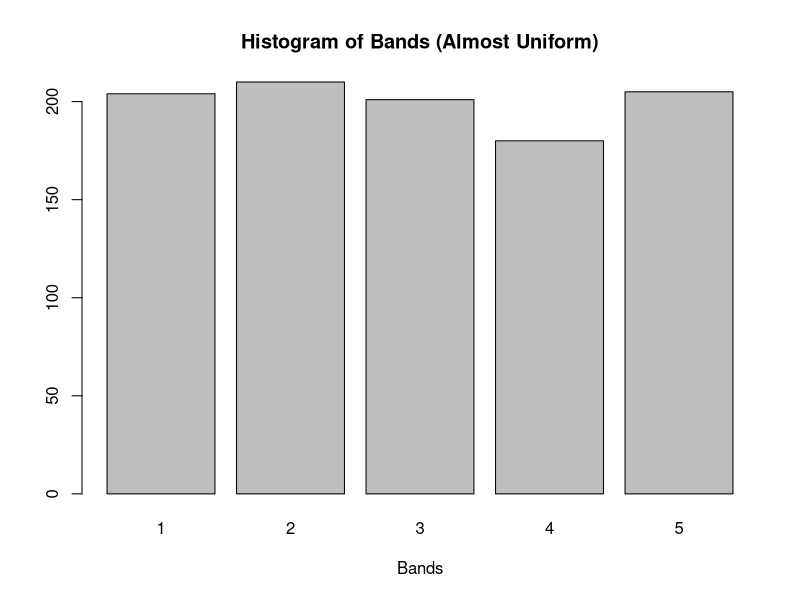
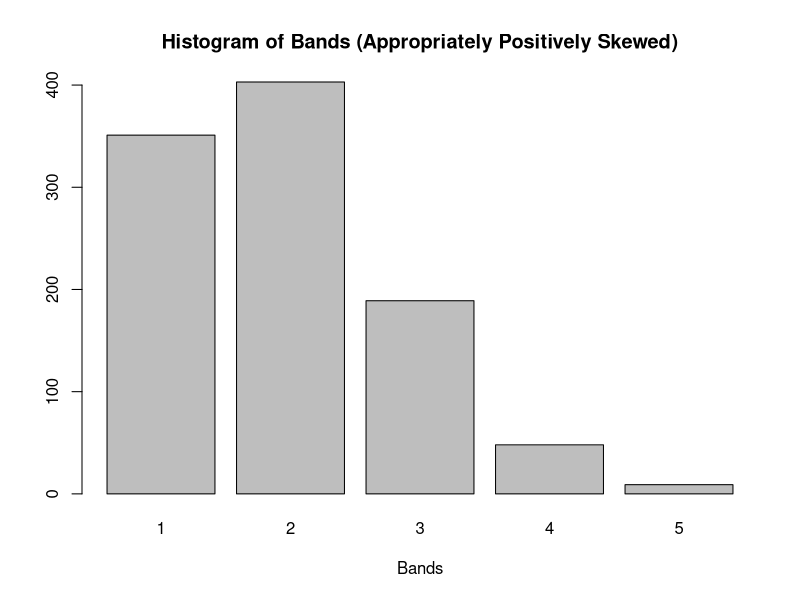
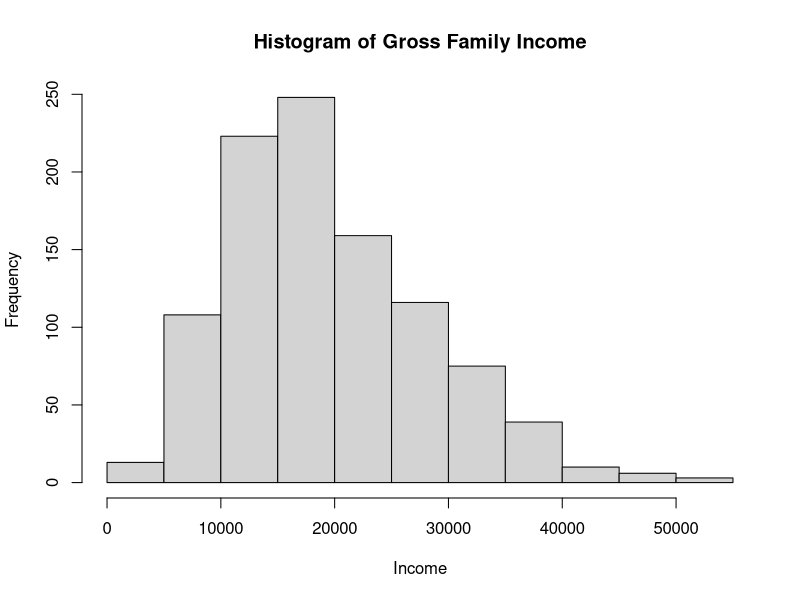
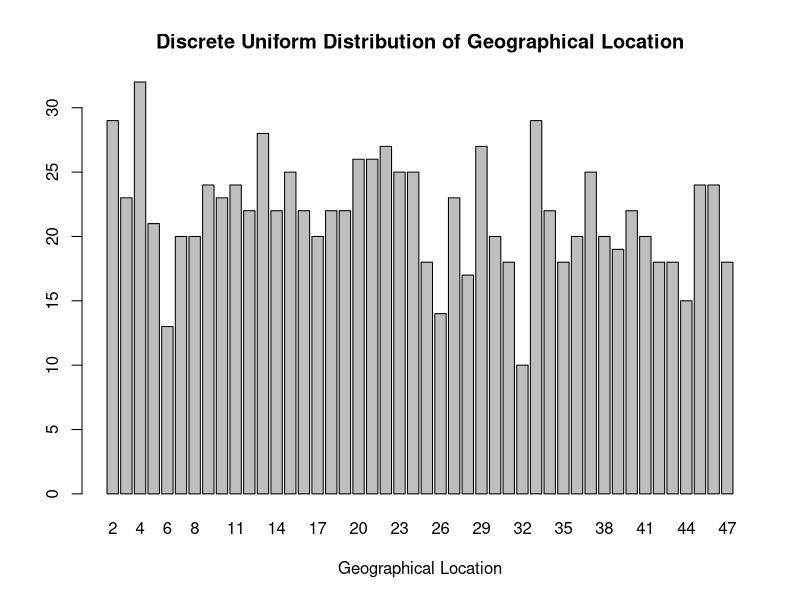
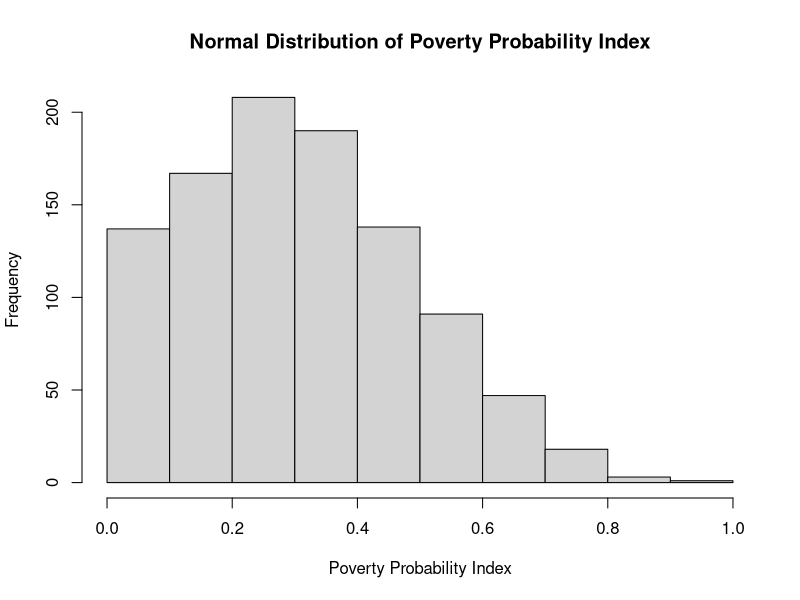
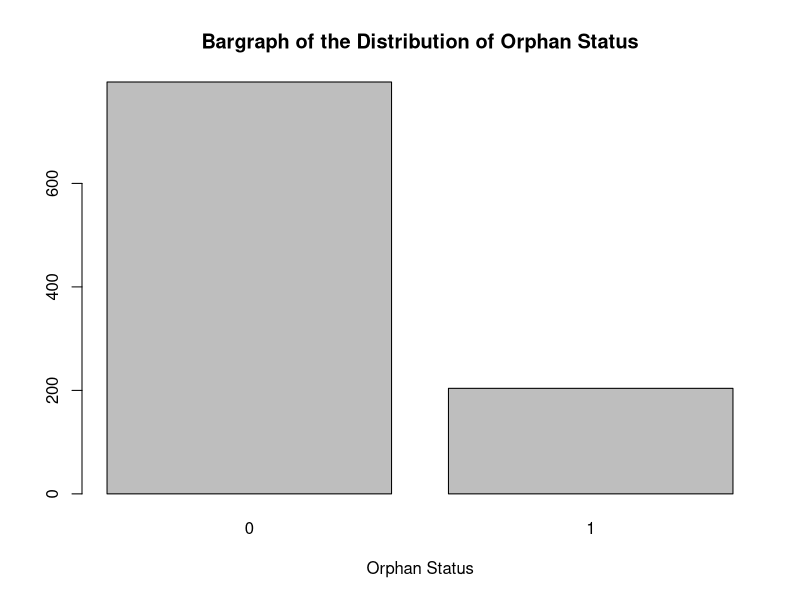
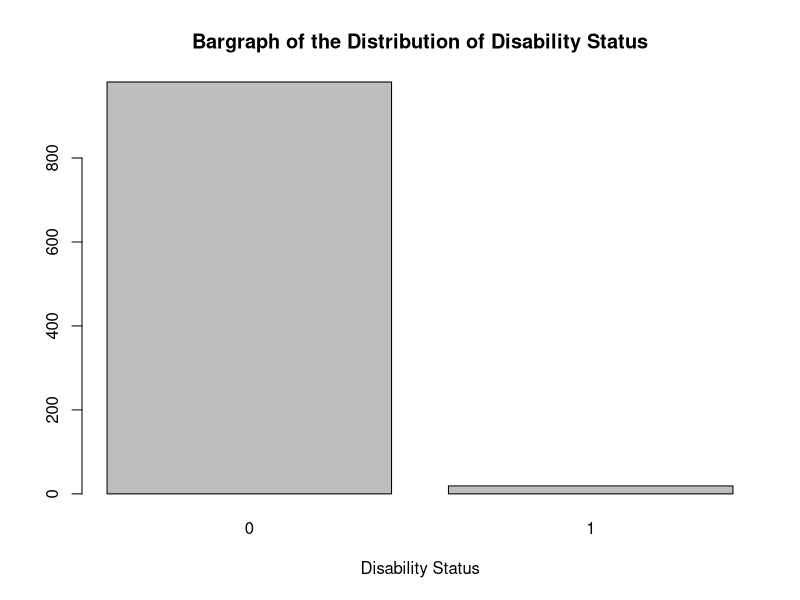
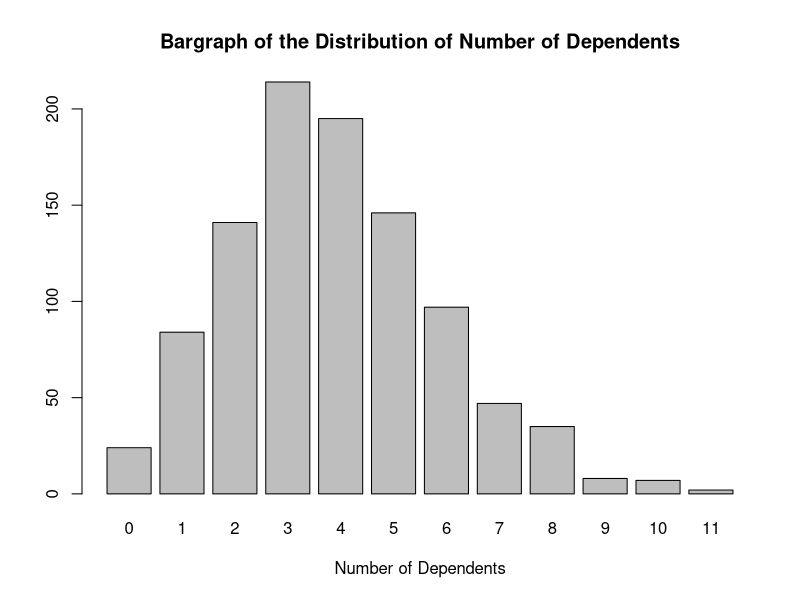

R code for these plots, in order: (Note: this script raises an error after producing the figures.)
## ---- chunk 1

knitr::opts_chunk$set(warning = FALSE,
                      message = FALSE)

## ---- chunk 2

set.seed(44)
barplot(table(sample(1:5, 1000, replace = TRUE)), xlab  = "Bands", main = "Histogram of Bands (Almost Uniform)")

## ---- chunk 3

set.seed(44)
barplot(table(rbinom(n = 1000,size = 5, prob = 1/5) + 1),  xlab  = "Bands", main = "Histogram of Bands (Appropriately Positively Skewed)")

## ---- chunk 4

set.seed(44)
hist(rnbinom(n = 1000, size = 5, mu = 20000),  xlab  = "Income", main = "Histogram of Gross Family Income")

## ---- chunk 5

set.seed(44)
barplot(table(ceiling(runif(n = 1000, min = 1,  max = 47))), xlab  = "Geographical Location", main = "Discrete Uniform Distribution of Geographical Location")

## ---- chunk 6

set.seed(44)
hist(abs(rnorm(n = 1000, mean = 0.3, sd = 0.2)), xlab  = "Poverty Probability Index", main = "Normal Distribution of Poverty Probability Index")

## ---- chunk 7

set.seed(44)
barplot(table(rbinom(n = 1000, size = 1, prob = 0.222)), xlab  = "Orphan Status", main = "Bargraph of the Distribution of Orphan Status")

## ---- chunk 8

set.seed(44)
barplot(table(rbinom(n = 1000, size = 1, prob = 0.022)), xlab  = "Disability Status", main = "Bargraph of the Distribution of Disability Status")

## ---- chunk 9

set.seed(44)
barplot(table(rpois(n = 1000, lambda = 4)), xlab  = "Number of Dependents", main = "Bargraph of the Distribution of Number of Dependents")

## ---- chunk 10

set.seed(44)
hist(abs(rnorm(n = 1000, mean = 500000, sd = 50000)), xlab  = "Program Costs", main = "Histogram of Distribution of Program Costs (KES)")

## ---- chunk 11

set.seed(44)
barplot(table(rbinom(n = 1000, size = 2, prob = 1/3) + 1), xlab  = "Gender", main = "Bargraph of Gender")
          
## ---- chunk 12

# load packages
library(here)
library(tidyverse)

## ---- chunk 13
# table display setup
#| label: tbl-simulated_data .striped .hover .primary .bordered
#| tbl-cap: "Simulated data"
#| tbl-cap-location: bottom 

# for reproducibility
set.seed(44)
simulated_data <- data.frame(
  
  # sorting is necessary 
  Bands = sort(as.ordered(rbinom(n = 1000,
                                 size = 5,
                                 prob = 1/5) + 1), decreasing = FALSE),
  
  # sorting is necessary
  GrossFamilyIncome = sort(rnbinom(n = 1000,
                                   size = 5,
                                   mu = 20000), decreasing = FALSE),
  
  GeographicalLocation = as.factor(ceiling(runif(n = 1000,
                                                 min = 1,
                                                 max = 47))),
  
  # sorting is necessary
  PovertyProbabilityIndex = sort(abs(rnorm(n = 1000,
                                      mean = 0.3,
                                      sd = 0.2)), decreasing = TRUE),
  
  Orphans = as.factor(rbinom(n = 1000,
                             size = 1,
                             prob = 0.222)),
  
  Disability = as.factor(rbinom(n = 1000,
                                size = 1,
                                prob = 0.022)), 
  
  NumberOfDependents = rpois(n = 1000,
                             lambda = 4),
  
  ProgramCostsKES = abs(rnorm(n = 1000,
                              mean = 500000,
                              sd = 50000)),
  
  Gender = as.factor(rbinom(n = 1000,
                            size = 2,
                            prob = 1/3) + 1)
)

# view data (printed on your browser)
knitr::kable(head(x = simulated_data, n = 5))

## ---- chunk 14

# write data to disc
write.csv(x = simulated_data, row.names = FALSE, file = here::here("./Data/simulated_data.csv"))
saveRDS(object = simulated_data, file = here::here("./Data/simulated_data.rds"))

